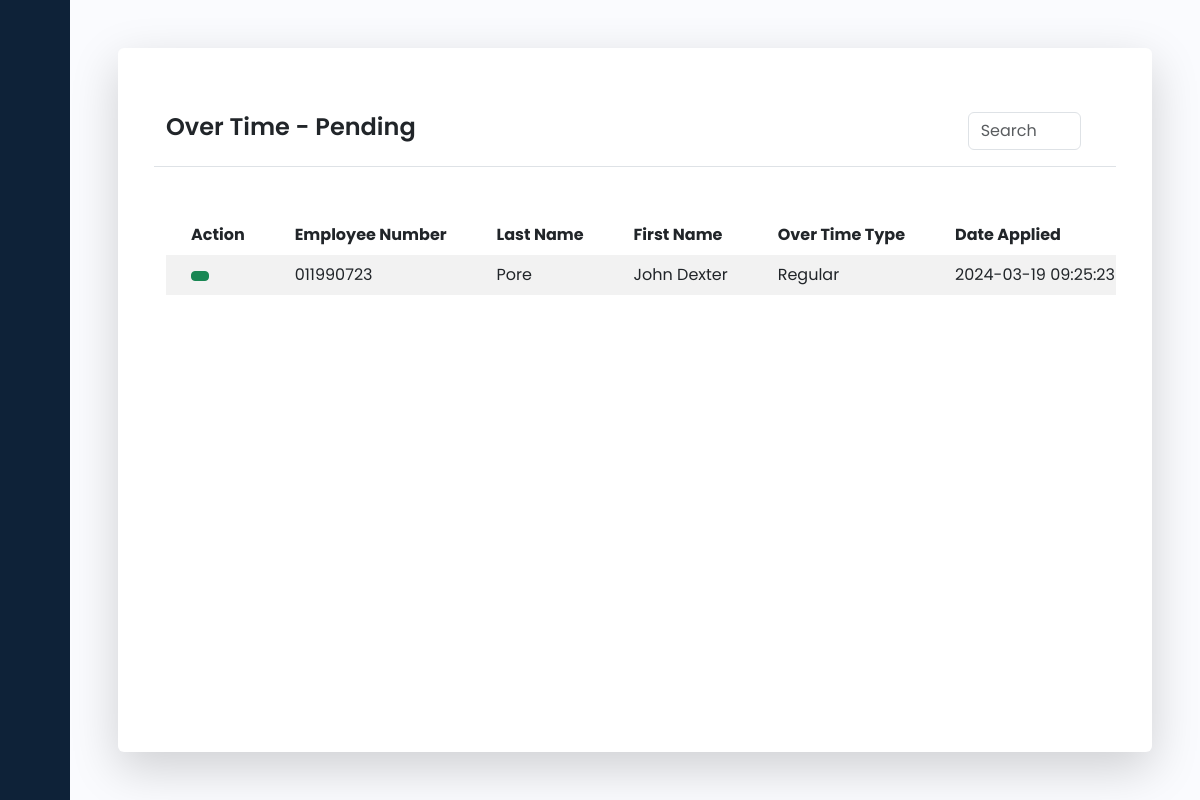
Page /pages/over_time.php?stat=Pending (signed in) on the committed database.
### tables this page shows
CREATE TABLE `applied_over_time` (
  `id` int(200) NOT NULL,
  `employee_number` varchar(200) NOT NULL,
  `last_name` varchar(200) NOT NULL,
  `first_name` varchar(200) NOT NULL,
  `department` varchar(200) NOT NULL,
  `branch` varchar(200) NOT NULL,
  `designation` varchar(200) NOT NULL,
  `email` varchar(200) NOT NULL,
  `user_role` varchar(200) NOT NULL,
  `over_time_type` varchar(200) NOT NULL,
  `over_time_date` date NOT NULL,
  `start_time` time NOT NULL,
  `end_time` time NOT NULL,
  `description` varchar(200) NOT NULL,
  `date_applied` datetime NOT NULL DEFAULT current_timestamp(),
  `status` varchar(200) NOT NULL,
  `update_date` datetime NOT NULL
);

### php/autoRedirect.php (called while the page is built, shortened)
<?php
include 'db_conn.php';
if (isset($_COOKIE['hris_user'])) {
    $userName = $_COOKIE['hris_user'];
    $login = "SELECT * FROM user where email = '$userName'";
    $result = mysqli_query($conn, $login);
    $qResult = mysqli_fetch_assoc($result);
    $user_email = $qResult['email'];
    $user_user_role = $qResult['user_role'];
} else {
    echo '<script>
                window.location.href = "/hris/index.php";
            </script>';
}
?>

### php/overTimeList.php (called while the page is built, shortened)
<?php
include 'db_conn.php';
include 'autoRedirect.php';
$commonQuery = "";
$overTimePendingListQuery = "SELECT * FROM applied_over_time WHERE status = 'Pending'";
switch ($user_user_role) {
    default:
        $commonQuery = "";
        break;
}
$overTimePendingListQuery .= $commonQuery;
$overTimePendingList = mysqli_query($conn, $overTimePendingListQuery);
?>

### pages/over_time.php (the view, shortened to what this page needs)
<?php
include '../php/autoRedirect.php';
include '../php/overTimeList.php';
?>
<!DOCTYPE html>
<html lang="en">
<head>
    <link href="https://cdn.lineicons.com/4.0/lineicons.css" rel="stylesheet" />
    <link href="https://cdn.jsdelivr.net/npm/bootstrap@5.3.0-alpha3/dist/css/bootstrap.min.css" rel="stylesheet"
>
    <link rel="stylesheet" href="../style/sidebar.css">
    <link rel="stylesheet" href="../style/table.css">
</head>
<body>
    <div class="wrapper">
        <aside id="sidebar">
            <div class="d-flex">
                <button class="toggle-btn" type="button">
                </button>
            </div>
            <ul class="sidebar-nav">
                <li class="sidebar-item mb-5">
                    <a class="sidebar-link">
                    </a>
                </li>
                <li class="sidebar-item">
                    <a href="dashboard.php" class="sidebar-link">
                    </a>
                </li>
                <li class="sidebar-item">
                    <a href="#" class="sidebar-link collapsed has-dropdown" data-bs-toggle="collapse"
                        data-bs-target="#leave" aria-expanded="false" aria-controls="leave">
                    </a>
                </li>
                <li class="sidebar-item">
                    <a href="#" class="sidebar-link collapsed has-dropdown" data-bs-toggle="collapse"
                        data-bs-target="#ob" aria-expanded="false" aria-controls="ob">
                    </a>
                </li>
                <li class="sidebar-item">
                    <a href="#" class="sidebar-link collapsed has-dropdown" data-bs-toggle="collapse"
                        data-bs-target="#over_time" aria-expanded="false" aria-controls="over_time">
                    </a>
                </li>
                <li class="sidebar-item d-none" id="employeeLink">
                    <a href="employee.php" class="sidebar-link">
                    </a>
                </li>
            </ul>
            <div class="sidebar-footer">
                <a href="../php/logout.php?logout=<?php echo $user_email ?>" class="sidebar-link"
                    onclick="return confirm('Logout Account?')">
                </a>
            </div>
        </aside>
        <div class="main p-5" style="height: 100vh">
            <div class="container-fluid shadow-lg bg-body rounded p-5 h-100">
                <div class="border-bottom row align-items-center mb-5 py-3">
                    <div class="col-10">
                        <?php
                        $pageTitle = '';
                        if (isset ($_GET['stat'])) {
                            $stat = $_GET['stat'];
                            $pageTitle = "Over Time - $stat";
                            if ($_GET['stat'] == 'Pending') {
                                $list = $overTimePendingList;
                            } elseif ($_GET['stat'] == 'Approved') {
                                $list = $overTimeApprovedList;
                            } elseif ($_GET['stat'] == 'Disapproved') {
                                $list = $overTimeDisapprovedList;
                            }
                        }
                        echo '<h1>' . $pageTitle . '</h1>';
                        ?>
                    </div>
                    <div class="col-2">
                        <div class="input-group rounded">
                            <input type="search" id="searchInput" class="form-control rounded" placeholder="Search"
                                aria-label="Search" aria-describedby="search-addon" />
                            <span class="input-group-text border-0 bg-white" id="search-addon">
                            </span>
                        </div>
                    </div>
                </div>
                <div class="row h-75 overflow-auto">
                    <div class="col-12">
                        <table id="table" class="table table-borderless table-striped">
                            <thead class="sticky">
                                <tr>
                                    <th scope="col">Action</th>
                                    <th scope="col">Employee Number</th>
                                    <th scope="col">Last Name</th>
                                    <th scope="col">First Name</th>
                                    <th scope="col">Over Time Type</th>
                                    <th scope="col">Date Applied</th>
                                </tr>
                            </thead>
                            <tbody>
                                <?php foreach ($list as $item) {
                                    $id = $item['id'];
                                    echo '<tr>';
                                    echo '<th scope="row">
                                            <a href="../php/overTimeData.php?status=' . $_GET['stat'] . '&id=' . $id . '">
                                                <button type="button" class="btn btn-success btn-sm">
                                                    <i class="lni lni-eye"></i>
                                                </button>
                                            </a>
                                        </th>';
                                    echo "<td>" . $item['employee_number'] . "</td>";
                                    echo "<td>" . $item['last_name'] . "</td>";
                                    echo "<td>" . $item['first_name'] . "</td>";
                                    echo "<td>" . $item['over_time_type'] . "</td>";
                                    echo "<td>" . $item['date_applied'] . "</td>";
                                    echo '</tr>';
                                } ?>
                            </tbody>
                        </table>
                    </div>
                </div>
            </div>
        </div>
    </div>
</body>
</html>

### style/sidebar.css (style rules this page uses)
a { text-decoration: none; }
li { list-style: none; }
h1 { font-weight: 600; font-size: 1.5rem; }
body { font-family: "Poppins", sans-serif; min-height: 100vh; height: 100vh; width: 100%; overflow: auto; }
.wrapper { display: flex; }
.main { min-height: 100vh; height: 100vh !important; width: 100%; overflow: auto; transition: all 0.35s ease-in-out; background-color: #fafbfe; display: flex; flex-direction: column; }
#sidebar { width: 70px; min-width: 70px; z-index: 1000; transition: all 0.25s ease-in-out; background-color: #0e2238; display: flex; flex-direction: column; }
.toggle-btn { background-color: transparent; cursor: pointer; border: 0; padding: 1rem 1.5rem; }
.sidebar-nav { padding: 2rem 0; flex: 1 1 auto; }
a.sidebar-link { padding: 0.625rem 1.625rem; color: #fff; display: block; font-size: 0.9rem; white-space: nowrap; border-left: 3px solid transparent; }
.sidebar-item { position: relative; }
.main { animation: fadeIn 0.5s ease-in-out; }

### style/table.css (style rules this page uses)
.table td, .table th { margin-top: 0%; padding-left: 25px; padding-right: 25px; white-space: nowrap; background-color: white; }
.sticky { position: sticky; top: 0; background-color: white; z-index: 1; }

### pages/over_time.php (style rules this page uses)
.main { animation: revealDown 0.5s ease-in-out; }

### rows in the picture
applied_over_time: employee_number "011990723", last_name "Pore", first_name "John Dexter", over_time_type "Regular", date_applied "2024-03-19 09:25:23"

### other values in the picture
$pageTitle "Over Time - Pending"
